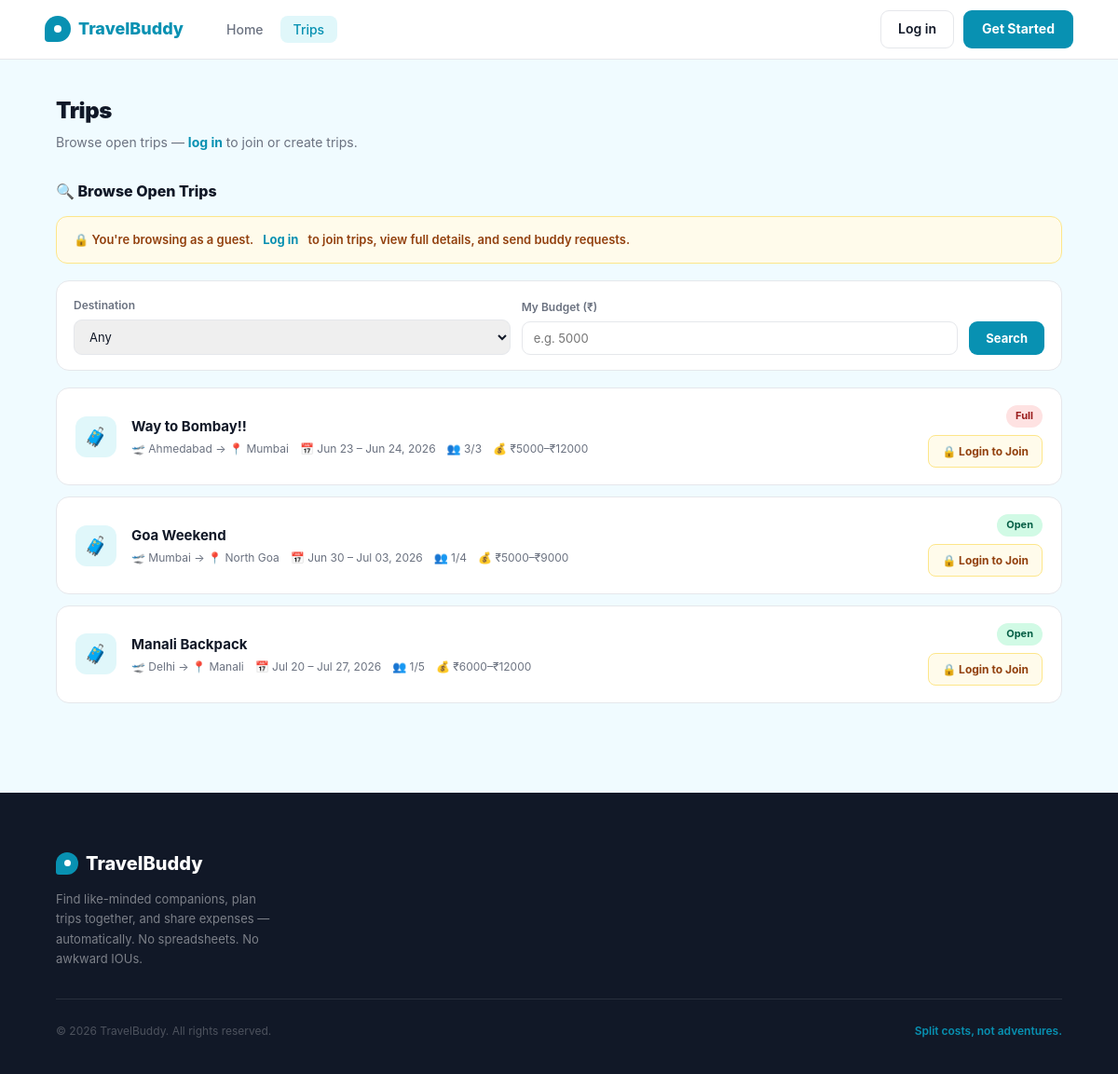
The page /trips on the database as committed earlier.
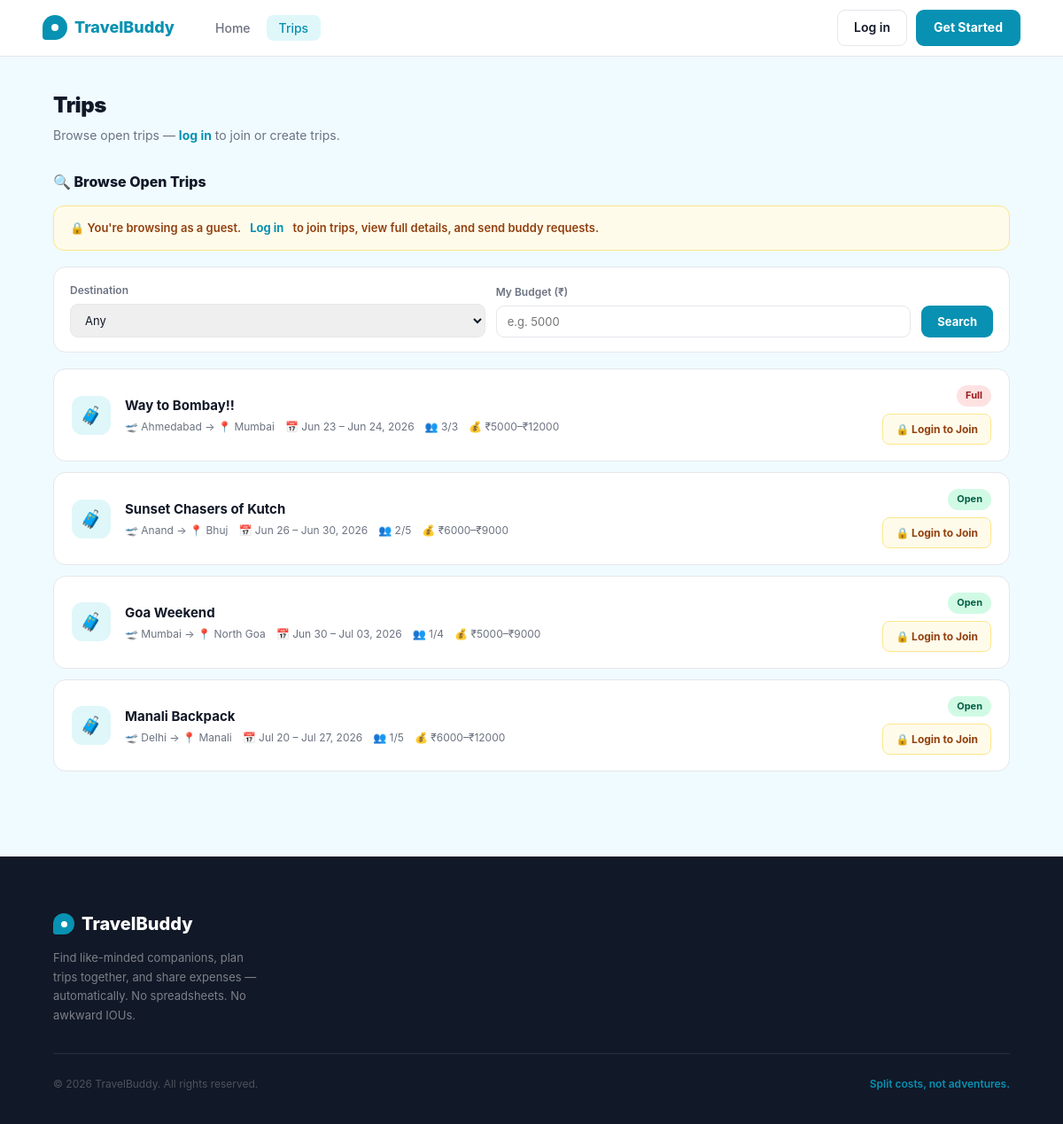
The same page on the database as committed later.
### app/models.py (models this page shows, shortened)
class Trip(db.Model):
    __tablename__ = 'trips'
    __table_args__ = (
        db.Index('ix_trips_owner_status', 'owner_id', 'status'),
        db.Index('ix_trips_public_start', 'is_public', 'start_date'),
    )
    id          = db.Column(db.Integer, primary_key=True)
    owner_id    = db.Column(db.Integer, db.ForeignKey('users.id'), nullable=False)
    title       = db.Column(db.String(150), nullable=False)
    destination = db.Column(db.String(150), nullable=False)
    departure_city = db.Column(db.String(100), default='')
    start_date  = db.Column(db.Date, nullable=False)
    end_date    = db.Column(db.Date, nullable=False)
    description = db.Column(db.Text, default='')
    budget_min  = db.Column(db.Float, default=0)
    budget_max  = db.Column(db.Float, default=0)
    max_members = db.Column(db.Integer, default=4)
    status      = db.Column(db.String(20), default='OPEN')
    join_deadline           = db.Column(db.DateTime, nullable=True)
    open_roster             = db.Column(db.Boolean, default=False, nullable=False,
                                        server_default='0')
    confirmation_deadline   = db.Column(db.DateTime, nullable=True)
    confirmation_started_at = db.Column(db.DateTime, nullable=True)
    cancelled_at            = db.Column(db.DateTime, nullable=True)
    is_public   = db.Column(db.Boolean, default=True)
    created_at  = db.Column(db.DateTime, default=lambda: datetime.now(timezone.utc))
    owner    = db.relationship('User', back_populates='owned_trips')
    members  = db.relationship('TripMember', back_populates='trip', lazy='dynamic',
                               cascade='all, delete-orphan')
    expenses = db.relationship('Expense', back_populates='trip', lazy='dynamic',
                               cascade='all, delete-orphan')
    @property
    def joining_closed(self):
        if self.status and self.status.upper() != 'OPEN':
            return True
        now_naive = datetime.utcnow()
        if self.join_deadline is not None:
            dl = self.join_deadline
            if dl.tzinfo is not None:
                dl = dl.replace(tzinfo=None)
            return now_naive >= dl
        return _date.today() >= (self.start_date - timedelta(days=1))
    def member_count(self):
        return self.members.filter_by(status='accepted').count() + 1  # +1 for owner
    def is_full(self):
        return self.member_count() >= self.max_members

### app/trips/routes.py (the view)
@trips.route('/trips')
def index():
    my_trips = []
    pending_ids = set()
    accepted_ids = set()
    if current_user.is_authenticated:
        my_trip_ids = current_user._all_trip_ids()
        my_trips = Trip.query.filter(Trip.id.in_(my_trip_ids)).all() if my_trip_ids else []
        pending_ids = {m.trip_id for m in
                       TripMember.query.filter_by(user_id=current_user.id, status='pending').all()}
        accepted_ids = {m.trip_id for m in
                        TripMember.query.filter_by(user_id=current_user.id, status='accepted').all()}
        my_trip_ids_set = set(my_trip_ids)
    else:
        my_trip_ids_set = set()
    query = Trip.query.filter(
        Trip.is_public == True,   # noqa: E712
        Trip.status == 'OPEN'
    )
    if my_trip_ids_set:
        query = query.filter(~Trip.id.in_(my_trip_ids_set))
    destination = request.args.get('destination', '').strip()
    budget = request.args.get('budget', '').strip()
    page = request.args.get('page', 1, type=int)
    if destination:
        query = query.filter(Trip.destination == destination)
    if budget:
        try:
            b = float(budget)
            query = query.filter(Trip.budget_min <= b)
        except ValueError:
            pass
    pagination = query.order_by(Trip.start_date.asc()).paginate(
        page=page, per_page=BROWSE_PER_PAGE, error_out=False
    )
    browse_trips = pagination.items
    return render_template('trips/index.html',
        my_trips=my_trips,
        browse_trips=browse_trips,
        pagination=pagination,
        pending_ids=pending_ids,
        accepted_ids=accepted_ids,
        destination=destination,
        budget=budget,
        destination_choices=DESTINATION_CHOICES,
        today=date.today()
    )

### app/templates/trips/index.html (shortened to what this page needs)
{% extends "base.html" %}
{% block content %}
<div class="trips-page">
  <div class="trips-inner">
    <div class="page-header">
      <div>
        <h1 class="page-title">Trips</h1>
        <p class="page-subtitle">
          {% if current_user.is_authenticated %}
            Manage your trips and find new ones to join.
          {% else %}
            Browse open trips — <a href="{{ url_for('auth.login') }}" style="color:var(--green);font-weight:700;">log in</a> to join or create trips.
          {% endif %}
        </p>
      </div>
    </div>
    <div class="section">
      <div class="section-title">🔍 Browse Open Trips</div>
      {% if not current_user.is_authenticated %}
      <div class="guest-banner">
        🔒 You're browsing as a guest. <a href="{{ url_for('auth.login') }}">Log in</a> to join trips, view full details, and send buddy requests.
      </div>
      {% endif %}
      <form method="GET" action="{{ url_for('trips.index') }}" class="filter-bar">
        <div class="filter-field">
          <label>Destination</label>
          <select name="destination">
            <option value="">Any</option>
          </select>
        </div>
        <div class="filter-field">
          <label>My Budget (₹)</label>
          <input type="number" name="budget" placeholder="e.g. 5000" value="{{ budget }}">
        </div>
        <button type="submit" class="btn-filter">Search</button>
      </form>
      {% if browse_trips %}
        <div class="trip-cards">
          {% for trip in browse_trips %}
          <div class="trip-card">
            <div class="trip-icon">🧳</div>
            <div class="trip-info">
              <div class="trip-name">
                {% if current_user.is_authenticated %}
                  <a href="{{ url_for('trips.detail', trip_id=trip.id) }}">{{ trip.title }}</a>
                {% else %}
                  <a href="{{ url_for('auth.login') }}">{{ trip.title }}</a>
                {% endif %}
              </div>
              <div class="trip-meta">
                <span>🛫 {% if trip.departure_city %}{{ trip.departure_city }}{% else %}—{% endif %} → 📍 {{ trip.destination }}</span>
                <span>📅 {{ trip.start_date.strftime('%b %d') }} – {{ trip.end_date.strftime('%b %d, %Y') }}</span>
                <span>👥 {{ trip.member_count() }}/{{ trip.max_members }}</span>
                {% if trip.budget_min or trip.budget_max %}<span>💰 ₹{{ "%.0f"|format(trip.budget_min) }}–₹{{ "%.0f"|format(trip.budget_max) }}</span>{% endif %}
              </div>
            </div>
            <div class="trip-right">
              {% if trip.is_full() %}
                <span class="badge badge-full">Full</span>
              {% elif trip.joining_closed %}
                <span class="badge badge-join-closed">Join Closed</span>
              {% else %}
                <span class="badge badge-open">Open</span>
              {% endif %}
              {% if current_user.is_authenticated %}
                {% if trip.id in accepted_ids %}
                  <span class="badge badge-owner">Joined</span>
                {% elif trip.id in pending_ids %}
                  <button class="btn-small btn-pending" disabled>Request Sent</button>
                {% elif not trip.joining_closed and not trip.is_full() %}
                  <form method="POST" action="{{ url_for('trips.send_request', trip_id=trip.id) }}">
                    <input type="hidden" name="csrf_token" value="{{ csrf_token() }}">
                    <button type="submit" class="btn-small btn-request">Send Buddy Request</button>
                  </form>
                {% endif %}
                <a href="{{ url_for('trips.detail', trip_id=trip.id) }}" class="btn-small btn-view">View →</a>
              {% else %}
                <a href="{{ url_for('auth.login') }}" class="btn-guest-login">🔒 Login to Join</a>
              {% endif %}
            </div>
          </div>
          {% endfor %}
        </div>
      {% else %}
        <div class="empty-state">
          <div class="empty-icon">🤷</div>
          <h4>No open trips found</h4>
          <p>Try adjusting your filters, or check back later for new trips.</p>
        </div>
      {% endif %}
    </div>
  </div>
</div>
{% endblock %}

### app/templates/base.html (shortened to what this page needs)
<!DOCTYPE html>
<html lang="en">
<head>
</head>
<body>
<nav>
  <a href="{{ url_for('main.home') }}" class="logo">
    <div class="logo-icon"></div>
    TravelBuddy
  </a>
  {% if current_user.is_authenticated %}
    <ul class="nav-links">
      <li><a href="{{ url_for('dashboard.index') }}" {% if request.endpoint == 'dashboard.index' %}class="active"{% endif %}>Dashboard</a></li>
      <li><a href="{{ url_for('trips.index') }}" {% if request.endpoint and request.endpoint.startswith('trips.') %}class="active"{% endif %}>Trips</a></li>
      <li><a href="{{ url_for('expenses.my_expenses') }}" {% if request.endpoint == 'expenses.my_expenses' %}class="active"{% endif %}>Expenses</a></li>
    </ul>
    <div class="nav-right">
      <div class="nav-user">
        <div class="nav-avatar">{{ current_user.name[0].upper() }}</div>
        <a href="{{ url_for('profile.view') }}" style="color:inherit;">{{ current_user.name.split()[0] }}</a>
      </div>
      <a href="{{ url_for('auth.logout') }}" class="btn-logout">Log out</a>
    </div>
  {% else %}
    <ul class="nav-links">
      <li><a href="{{ url_for('main.home') }}" {% if request.endpoint == 'main.home' %}class="active"{% endif %}>Home</a></li>
      <li><a href="{{ url_for('trips.index') }}" {% if request.endpoint and request.endpoint.startswith('trips.') %}class="active"{% endif %}>Trips</a></li>
    </ul>
    <div class="nav-right">
      <a href="{{ url_for('auth.login') }}" class="btn-login">Log in</a>
      <a href="{{ url_for('auth.register') }}" class="btn-cta-nav">Get Started</a>
    </div>
  {% endif %}
</nav>
{% block content %}{% endblock %}
<footer>
  <div class="footer-inner">
    <div class="footer-top">
      <div class="footer-brand">
        <div class="footer-logo">
          <div class="footer-logo-icon"></div>
          TravelBuddy
        </div>
        <p>Find like-minded companions, plan trips together, and share expenses — automatically. No spreadsheets. No awkward IOUs.</p>
      </div>
    </div>
    <div class="footer-bottom">
      <p class="footer-copy">© 2026 TravelBuddy. All rights reserved.</p>
      <p class="footer-tagline-bottom">Split costs, not adventures.</p>
    </div>
  </div>
</footer>
</body>
</html>

Rows that differ between the two databases and show on the page:
added Trip: title "Sunset Chasers of Kutch", departure_city "Anand", destination "Bhuj", start_date "Jun 26", end_date "Jun 30, 2026", member_count "2", max_members "5", budget_min "6000", budget_max "9000", status "Open"
